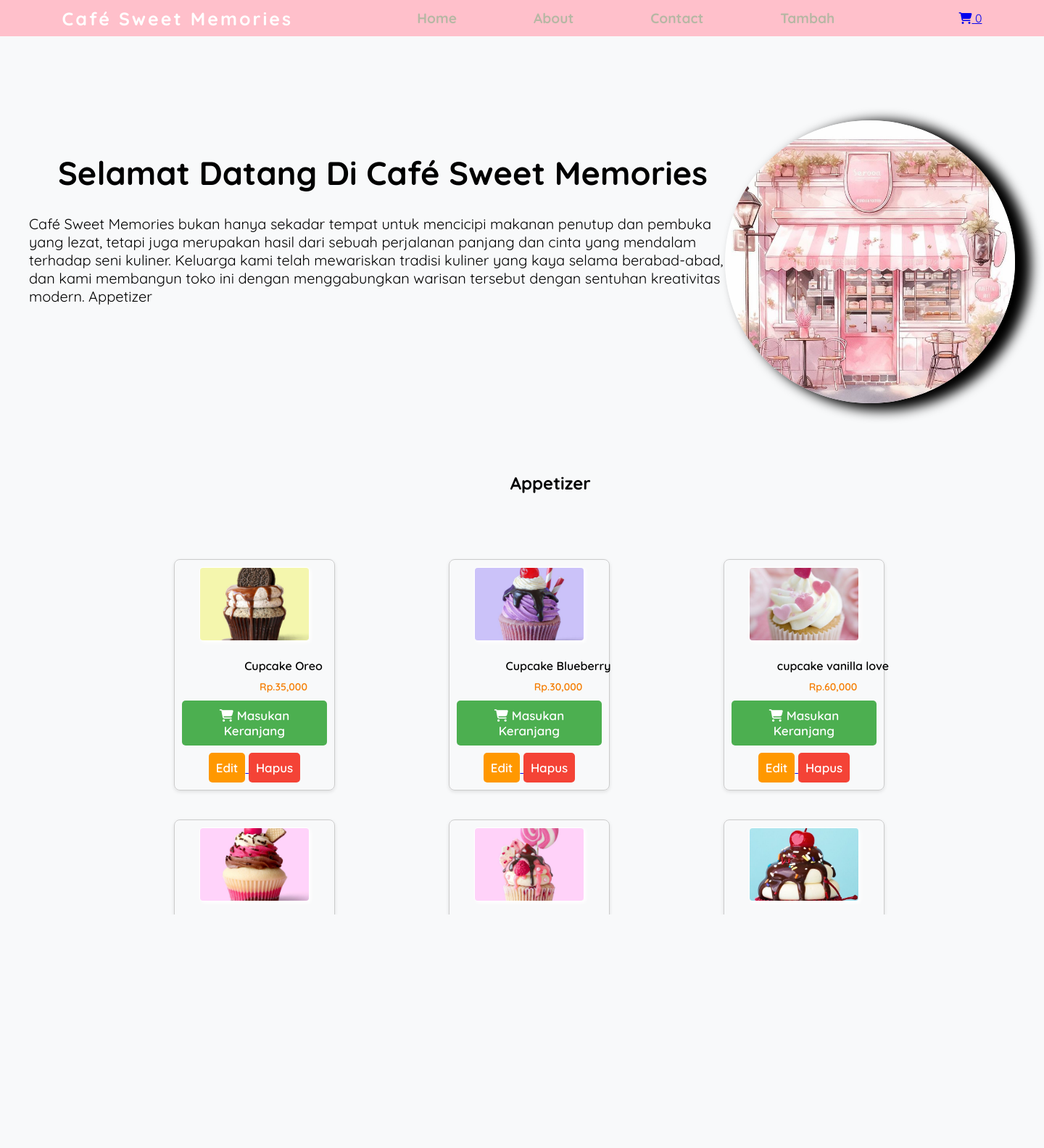
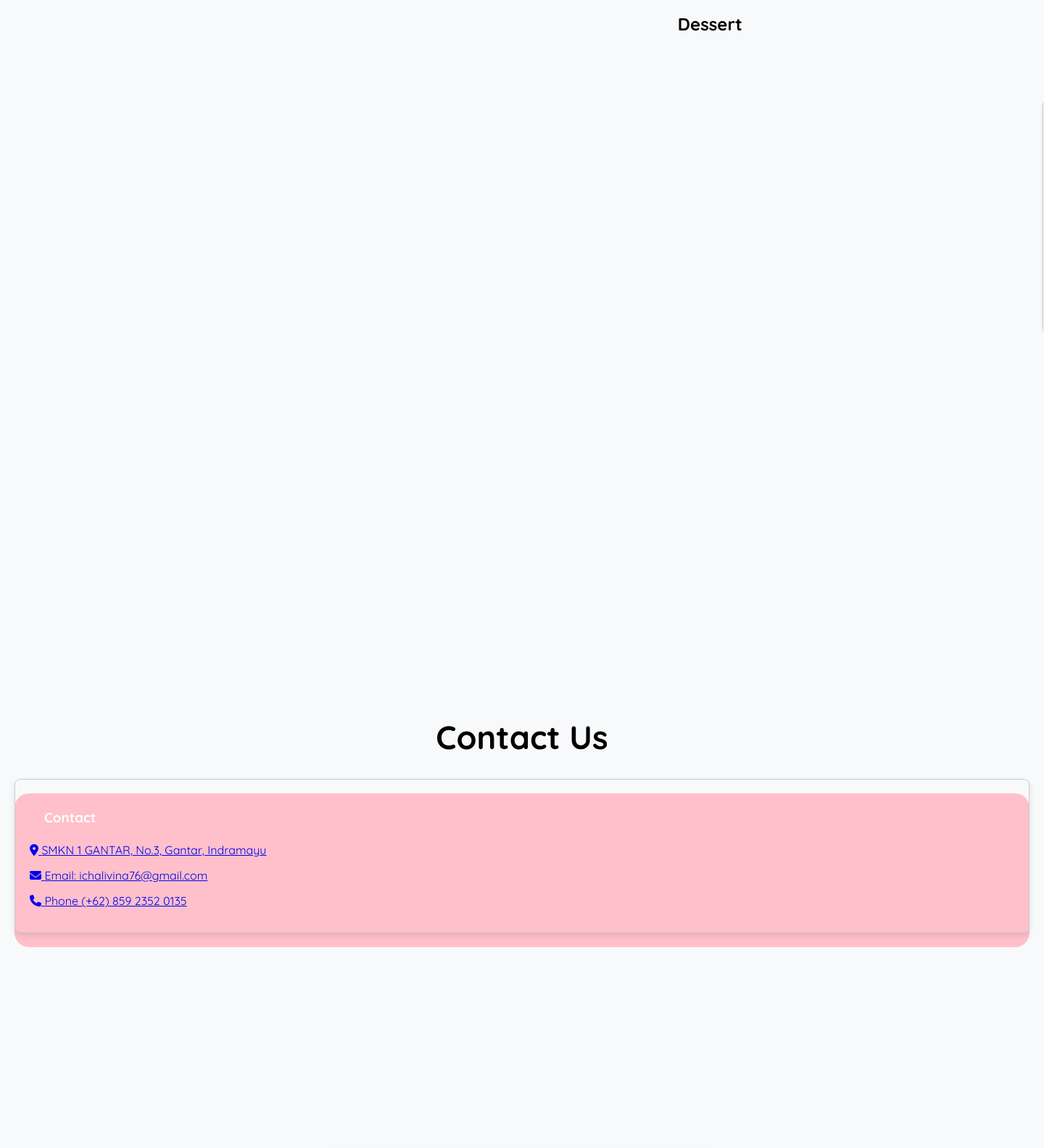
The page / (upper part) on the database its author committed (2 pictures, top to bottom).
### tables this page shows
CREATE TABLE `tb_produk` (
  `id_produk` int(11) NOT NULL,
  `nama_produk` varchar(255) NOT NULL,
  `harga_produk` int(11) NOT NULL,
  `kategori` varchar(255) NOT NULL,
  `foto` varchar(255) NOT NULL
);

### index.php (the view, shortened to what this page needs)
<?php
include "config.php";
?>
<!DOCTYPE html>
<html lang="en">
<head>
  <link rel="stylesheet" href="style.css" />
  <link rel="stylesheet" href="https://cdnjs.cloudflare.com/ajax/libs/font-awesome/6.6.0/css/all.min.css"/>
</head>
<body>
  <nav>
    <div class="logo">
      <h4>Café Sweet Memories</h4>
    </div>
    <ul>
      <?php include 'menu.php'; ?>
    </ul>
    <div class="icons">
      <?php include 'keranjang-icon.php'; ?>
    </div>
  </nav>
  <div class="container">
    <section class="home" id="home">
      <div class="judul-content">
        <h2>Selamat Datang Di Café Sweet Memories</h2>
      </div>
      <div class="gambar">
        <img src="img/toko.jpg" alt="gambar-cupcake" />
      </div>
      <div class="content-home">
        <p>
        Café Sweet Memories bukan hanya sekadar tempat untuk mencicipi makanan penutup dan pembuka yang lezat, tetapi juga merupakan hasil dari sebuah perjalanan panjang dan cinta yang mendalam terhadap seni kuliner. Keluarga kami telah mewariskan tradisi kuliner yang kaya selama berabad-abad, dan kami membangun toko ini dengan menggabungkan warisan tersebut dengan sentuhan kreativitas modern.
Appetizer        </p>
      </div>
    </section>
    <?php
$sqlProduk = "SELECT * FROM tb_produk";
$queryProduk = mysqli_query($conn, $sqlProduk);
?>
<section class="product" id="product" style="margin-bottom: 50px;">
  <div class="judul-product">
    <h2 style="font-size: 24px; font-weight: bold; text-align: center; margin-bottom: 20px;">Appetizer</h2>
  </div>
  <div class="gambar-product" style="display: flex; flex-wrap: wrap; justify-content: space-between; flex-direction: row-reverse;">
    <?php while ($cupcake = mysqli_fetch_assoc($queryProduk)) : ?>
      <?php if ($cupcake['kategori'] == "Appetizer") : ?>
        <div class="image" style="width: 200px; margin: 10px; text-align: center; border: 1px solid #ccc; padding: 10px; border-radius: 8px; box-shadow: 0 2px 5px rgba(0,0,0,0.1);">
          <img src="img/<?= $cupcake['foto']; ?>" alt="gambar-product" width="150px" height="100px" style="object-fit: cover; border-radius: 5px;">
          <p style="font-size: 16px; margin: 10px 0;"><?= $cupcake['nama_produk']; ?></p>
          <p style="font-size: 14px; color: #f57c00;">Rp.<?= number_format($cupcake['harga_produk']); ?></p>
          <a href="buat_pesanan.php?id=<?= $cupcake['id_produk']; ?>">
            <button class="btn btn-primary" style="background-color: #4CAF50; color: white; padding: 10px; border: none; border-radius: 5px; cursor: pointer; margin-top: 10px;">
              <i class="fa-solid fa-shopping-cart"></i> Masukan Keranjang
            </button>
          </a>
          <br>
          <a href="edit_produk.php?id=<?= $cupcake['id_produk']; ?>">
            <button class="btn btn-primary" style="background-color: #FF9800; color: white; padding: 10px; border: none; border-radius: 5px; cursor: pointer; margin-top: 10px;">
              Edit
            </button>
          </a>
          <a href="hapus_produk.php?id=<?= $cupcake['id_produk']; ?>" onclick="return confirm('Barang akan dihapus')" style="text-decoration: none;">
            <button class="btn btn-primary" style="background-color: #f44336; color: white; padding: 10px; border: none; border-radius: 5px; cursor: pointer; margin-top: 10px;">
              Hapus
            </button>
          </a>
        </div>
      <?php endif; ?>
    <?php endwhile; ?>
  </div>
</section>
<?php
$sqlProduk = "SELECT * FROM tb_produk";
$queryProduk = mysqli_query($conn, $sqlProduk);
?>
<br><br><br><br><br><br><br><br><br><br><br><br><br>
<section class="product" id="product" style="margin-bottom: 50px;">
  <div class="judul-product">
    <h2 style="font-size: 24px; font-weight: bold; text-align: center; margin-bottom: 20px;">Dessert</h2>
  </div>
  <div class="gambar-product" style="display: flex; flex-wrap: wrap; justify-content: space-between; flex-direction: row-reverse;">
    <?php while ($cupcake2 = mysqli_fetch_assoc($queryProduk)) : ?>
      <?php if ($cupcake2['kategori'] == "Dessert") : ?>
        <div class="image" style="width: 200px; margin: 10px; text-align: center; border: 1px solid #ccc; padding: 10px; border-radius: 8px; box-shadow: 0 2px 5px rgba(0,0,0,0.1);">
          <br>
        </div>
      <?php endif; ?>
    <?php endwhile; ?>
  </div>
</section>
<section class="contact" id="contact" style="display: flex; justify-content: space-between; gap: 20px; flex-wrap: wrap;">
  <div class="judul-contact" style="flex: 1 1 100%; text-align: center;">
    <h2>Contact Us</h2>
  </div>
  <div class="card" style="display: flex; justify-content: space-between; flex-wrap: wrap; gap: 20px; flex: 1 1 100%;">
    <div class="card-2" style="flex: 1 1 300px; border: 1px solid #ccc; padding: 20px; border-radius: 8px; box-shadow: 0px 4px 8px rgba(0, 0, 0, 0.1);">
      <h3>Contact</h3>
      <ul style="list-style: none; padding: 0;">
        <li style="margin-bottom: 10px;">
          <a href="https://maps.app.goo.gl/wagM31KPMoEU1hNW7">
            <i class="fa-solid fa-location-dot"></i> SMKN 1 GANTAR, No.3, Gantar, Indramayu
          </a>
        </li>
        <li style="margin-bottom: 10px;">
          <a href="mailto:ichalivina76@gmail.com">
            <i class="fa-solid fa-envelope"></i> Email: ichalivina76@gmail.com
          </a>
        </li>
        <li style="margin-bottom: 10px;">
          <a href="https://wa.me/6285923520135">
            <i class="fa-solid fa-phone"></i> Phone (+62) 859 2352 0135
          </a>
        </li>
      </ul>
    </div>
  </div>
</section>
  </div>
</body>
</html>

### menu.php
<li><a href="index.php">Home</a></li>
<li><a href="about.php">About</a></li>
<li><a href="contact.php">Contact</a></li>
<li><a href="form_tambah.php">Tambah</a></li>

### keranjang-icon.php
<?php
$data = mysqli_query($conn,"SELECT * FROM tb_keranjang WHERE status='keranjang' ");
?>
<a href="keranjang.php"><i class="fas fa-shopping-cart"></i> <?= mysqli_num_rows($data) ?? 0; ?></a>

### style.css (style rules this page uses)
* { margin: 0; padding: 0; font-family: "Quicksand", sans-serif; }
body { overflow-x: hidden; background-color: #f8f9fa; height: 100%; }
nav { display: flex; justify-content: space-around; align-items: center; height: 50px; position: sticky; top: 0; z-index: 1000; background: pink; color: #fff; }
.gambar-product { display: flex; flex-wrap: wrap; gap: 20px; max-height: 500px; overflow-y: auto; }
.gambar-product::after { content: ""; display: table; clear: both; }
nav .logo { letter-spacing: 3px; font-size: 25px; font-weight: 600; }
nav ul { display: flex; list-style-type: none; width: 40%; justify-content: space-between; }
nav ul li a { text-decoration: none; color: #b7b7a4; font-size: 1.2em; font-weight: 700; transition: all 0.5s; }
.container { position: relative; top: 20px; }
.home { padding: 40px; }
.home .judul-content { font-size: 30px; position: relative; top: 100px; text-indent: 40px; }
.home .gambar { float: right; }
.home .gambar img { width: 400px; height: 390px; border-radius: 50%; box-shadow: 17px 5px 16px 5px rgba(0, 0, 0, 1); transition: all 1s; }
.home .content-home { font-size: 20px; position: relative; top: 130px; }
i { transition: all 0.7s; }
.product { height: 80vh; position: relative; top: 370px; }
.product .judul-product { display: flex; justify-content: center; font-size: 30px; position: relative; left: 18%; top: -50px; bottom: 20px; }
.product .gambar-product { display: grid; grid-template-columns: auto auto auto auto auto; gap: 20px; position: relative; top: -20px; transform: translateX(230px); margin-top: 30px; color: rgba(0, 0, 0, 1); font-weight: 600; }
.product .gambar-product img { border-radius: 50%; box-shadow: 2px 2px 5px #ffffff; border: 1px solid #ffffff; margin-bottom: 10px; }
.product .gambar-product .image { transition: 0.5s; }
.image p { position: relative; left: 40px; }
.product .gambar-product button { outline: none; border: none; font-size: 17px; border-radius: 10px; font-weight: 600; }
.contact { position: relative; top: 520px; }
.contact .judul-contact { text-align: center; font-size: 30px; position: relative; top: 80px; }
.contact .card { display: grid; grid-template-columns: auto auto auto; gap: 20px; position: relative; top: 90px; background-color: pink; margin: 20px; border-radius: 20px; }
.card-2, h3 .icon-contact { padding: 20px; line-height: 25px; position: relative; bottom: 20px; color: #fff; }
.card-3, h3 { padding: 20px; color: #fff; }
.icons { top: 100%; left: 10%; }

### rows shown on the page
tb_produk: foto (picture), nama_produk "cupcake vanilla love", harga_produk "60,000"
tb_produk: foto (picture), nama_produk "Cupcake Blueberry", harga_produk "30,000"
tb_produk: foto (picture), nama_produk "Cupcake Oreo", harga_produk "35,000"
tb_produk: foto (picture)
tb_produk: foto (picture)
tb_produk: foto (picture)

### other values the page prints
mysqli_num_rows($data) "0"
